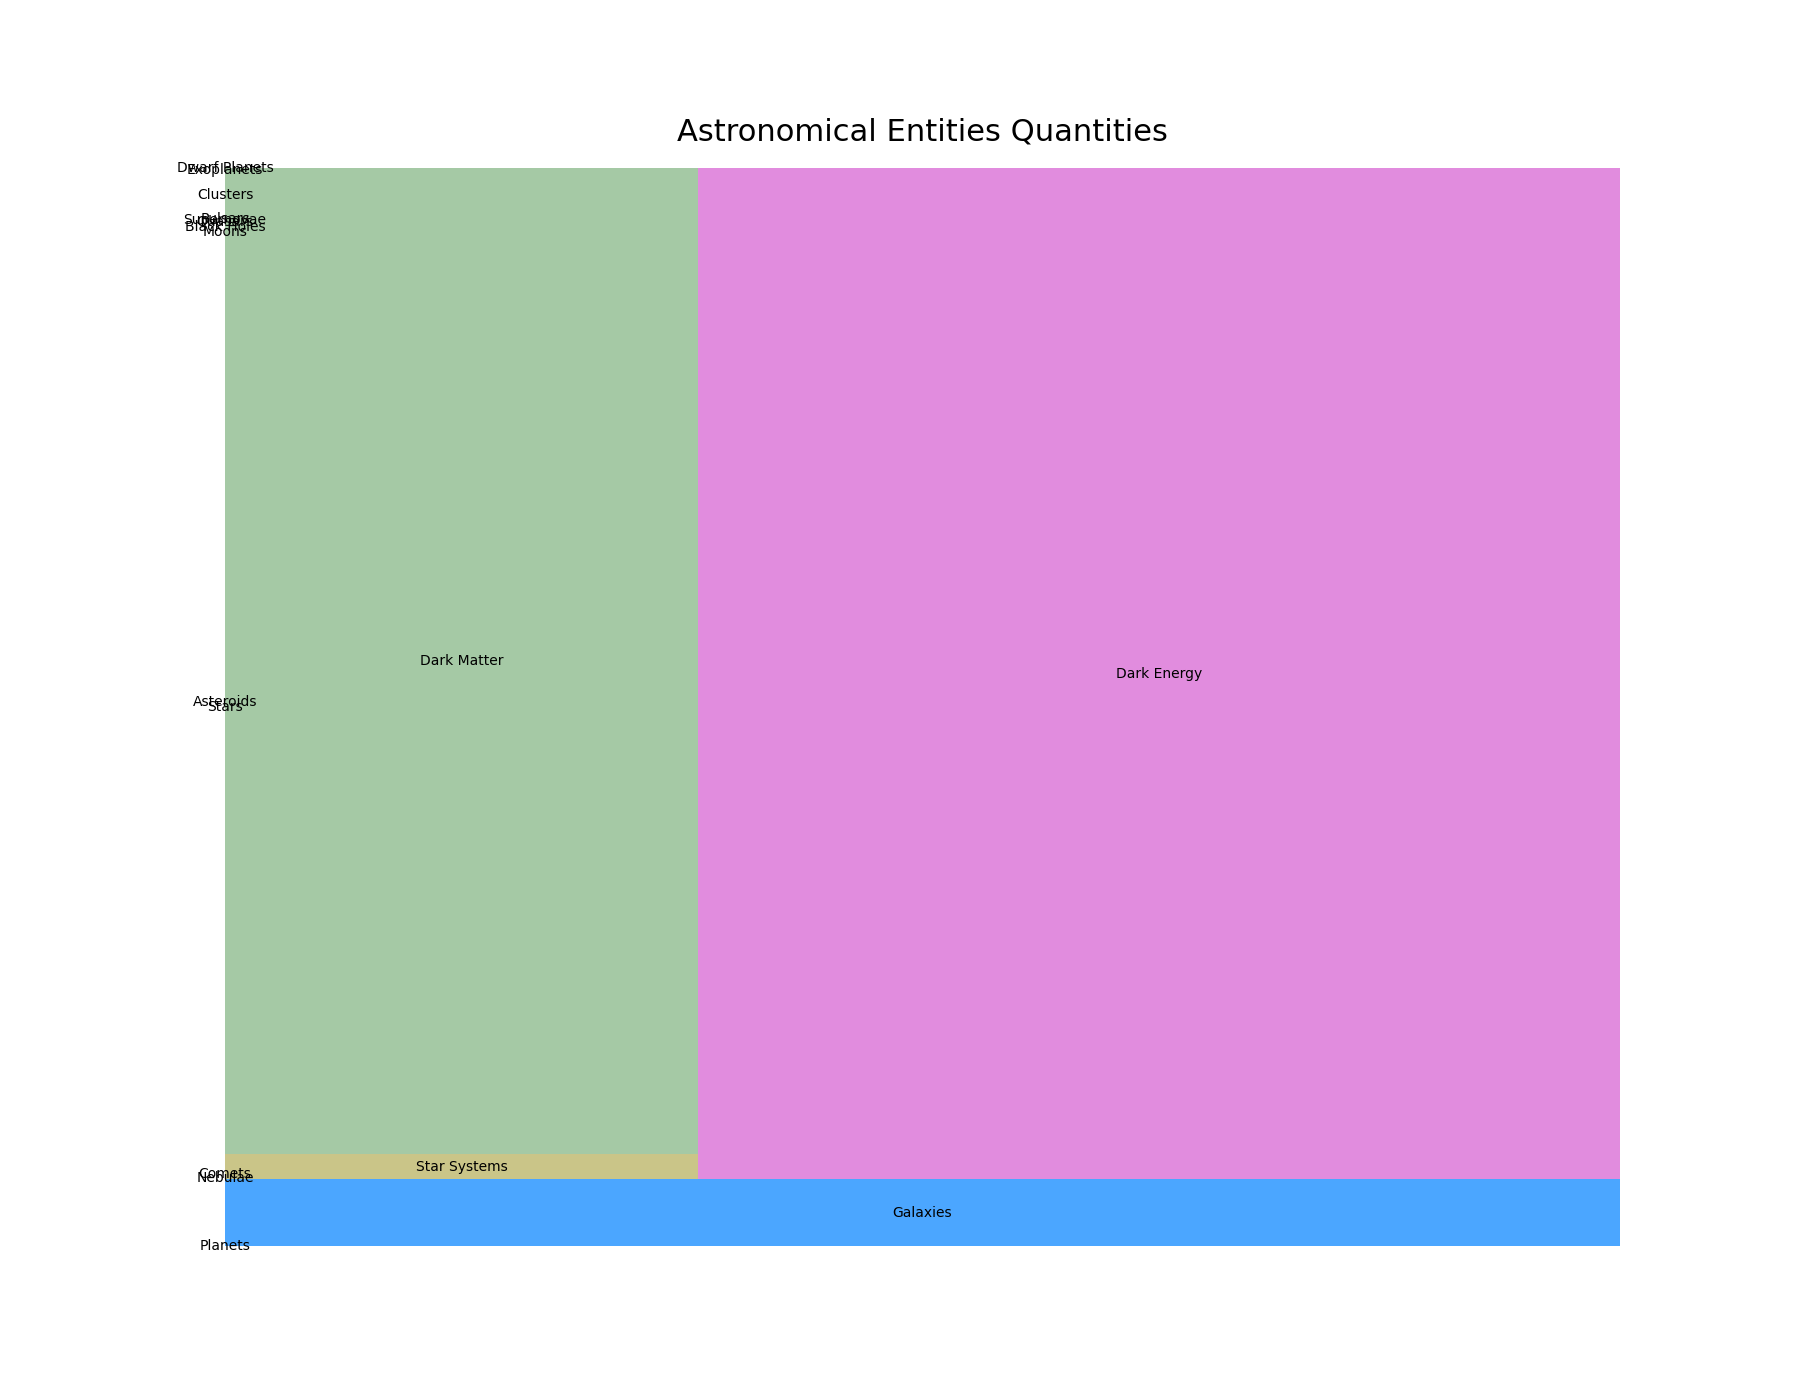

Source code (Python):

import matplotlib.pyplot as plt
import pandas as pd
import squarify

data = {
    'Item': ['Planets', 'Stars', 'Galaxies', 'Nebulae', 'Comets', 'Asteroids', 'Moons', 
             'Black Holes', 'Quasars', 'Supernovae', 'Pulsars', 'Clusters', 'Exoplanets', 
             'Dwarf Planets', 'Star Systems', 'Dark Matter', 'Dark Energy'],
    'Quantity': [8, 1000000, 2000000000, 3000, 5000, 1000000, 175, 10000, 2000, 500, 1500, 
                 50000, 4000, 5, 250000000, 10000000000, 20000000000]
}

df = pd.DataFrame(data)

colors = ['#FF4500', '#32CD32', '#1E90FF', '#FFD700', '#6A5ACD', '#00FF7F', '#FF6347', 
          '#4682B4', '#9ACD32', '#FFA07A', '#40E0D0', '#FF69B4', '#CD5C5C', '#4B0082', 
          '#BDB76B', '#8FBC8F', '#DA70D6']

fig = plt.figure(figsize=(18, 14))
ax = fig.add_subplot(111, aspect="auto")

squarify.plot(sizes=df['Quantity'], label=df['Item'], color=colors, alpha=0.8)

plt.title('Astronomical Entities Quantities', fontsize=22, pad=20)

plt.axis('off')

plt.show()
